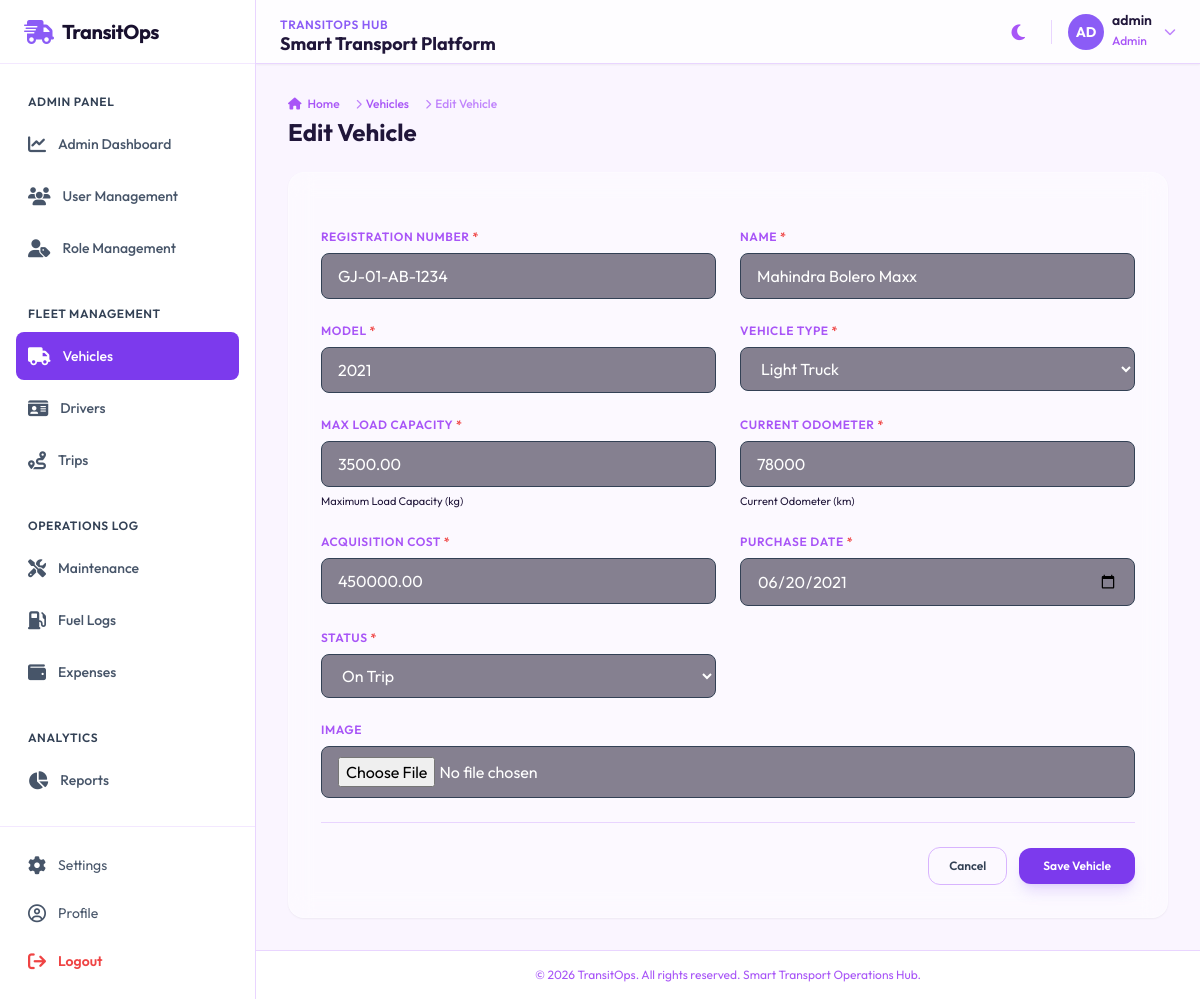
/vehicles/18/edit/ (signed in), run on the app's committed database.
### accounts/models.py (models this page shows, shortened)
class Profile(models.Model):
    ROLE_CHOICES = [
        ('Admin', 'Admin'),
        ('Fleet Manager', 'Fleet Manager'),
        ('Dispatcher', 'Dispatcher'),
        ('Safety Officer', 'Safety Officer'),
        ('Financial Analyst', 'Financial Analyst'),
    ]
    user = models.OneToOneField(User, on_delete=models.CASCADE, related_name='profile')
    role = models.CharField(max_length=50, choices=ROLE_CHOICES, default='Fleet Manager')
    phone = models.CharField(max_length=20, blank=True)
    photo = models.ImageField(upload_to='profiles/', blank=True, null=True)
    raw_password = models.CharField(max_length=128, blank=True, default='password123')

### vehicles/models.py (models this page shows, shortened)
class Vehicle(models.Model):
    STATUS_CHOICES = [
        ('Available', 'Available'),
        ('On Trip', 'On Trip'),
        ('In Shop', 'In Shop'),
        ('Retired', 'Retired'),
    ]
    VEHICLE_TYPE_CHOICES = [
        ('Cargo Van', 'Cargo Van'),
        ('Light Truck', 'Light Truck'),
        ('Heavy Truck', 'Heavy Truck'),
        ('Semi-Trailer', 'Semi-Trailer'),
    ]
    registration_number = models.CharField(max_length=50, unique=True)
    name = models.CharField(max_length=100)
    model = models.CharField(max_length=100)
    vehicle_type = models.CharField(max_length=50, choices=VEHICLE_TYPE_CHOICES)
    max_load_capacity = models.DecimalField(max_digits=10, decimal_places=2, help_text="Maximum Load Capacity (kg)")
    current_odometer = models.PositiveIntegerField(help_text="Current Odometer (km)")
    acquisition_cost = models.DecimalField(max_digits=12, decimal_places=2)
    purchase_date = models.DateField()
    status = models.CharField(max_length=20, choices=STATUS_CHOICES, default='Available')
    image = models.ImageField(upload_to='vehicles/', blank=True, null=True)

### vehicles/views.py (the view)
# urls.py: path('<int:pk>/edit/', views.vehicle_update, name='vehicle_update'),
@login_required
def vehicle_update(request, pk):
    vehicle = get_object_or_404(Vehicle, pk=pk)
    if request.method == 'POST':
        form = VehicleForm(request.POST, request.FILES, instance=vehicle)
        if form.is_valid():
            form.save()
            messages.success(request, "Vehicle details updated successfully!")
            return redirect('vehicle_detail', pk=pk)
        else:
            messages.error(request, "Error updating vehicle. Please verify the fields.")
    else:
        form = VehicleForm(instance=vehicle)
    return render(request, 'vehicles/form.html', {'form': form, 'title': 'Edit Vehicle', 'vehicle': vehicle})

### vehicles/forms.py (shortened to what this page needs)
class VehicleForm(TailwindFormMixin, forms.ModelForm):
    class Meta:
        model = Vehicle
        fields = [
            'registration_number', 'name', 'model', 'vehicle_type',
            'max_load_capacity', 'current_odometer', 'acquisition_cost',
            'purchase_date', 'status', 'image'
        ]
        widgets = {
            'purchase_date': forms.DateInput(attrs={'type': 'date'}),
        }

### templates/vehicles/form.html (shortened to what this page needs)
{% extends 'base.html' %}
{% block breadcrumbs %}
<div class="mb-6">
    <nav class="flex text-xs text-slate-500 dark:text-slate-400 font-medium" aria-label="Breadcrumb">
        <ol class="inline-flex items-center space-x-1 md:space-x-3">
            <li class="inline-flex items-center">
                <a href="{% url 'dashboard' %}" class="inline-flex items-center gap-1.5 hover:text-blue-500">
                    <i class="fa-solid fa-house"></i> Home
                </a>
            </li>
            <li>
                <div class="flex items-center">
                    <i class="fa-solid fa-chevron-right text-[10px] mx-1 text-slate-400"></i>
                    <a href="{% url 'vehicle_list' %}" class="hover:text-blue-500">Vehicles</a>
                </div>
            </li>
            <li>
                <div class="flex items-center">
                    <i class="fa-solid fa-chevron-right text-[10px] mx-1 text-slate-400"></i>
                    <span class="text-slate-400 dark:text-slate-500">{{ title }}</span>
                </div>
            </li>
        </ol>
    </nav>
    <h2 class="text-2xl font-bold text-slate-800 dark:text-white mt-1">{{ title }}</h2>
</div>
{% endblock %}
{% block content %}
<div class="max-w-4xl mx-auto rounded-2xl glass-card p-6 md:p-8 shadow-sm">
    <form method="POST" enctype="multipart/form-data" class="space-y-6">
        <div class="grid grid-cols-1 md:grid-cols-2 gap-6">
            {% for field in form %}
                <div class="{% if field.name == 'image' or field.name == 'notes' or field.name == 'address' or field.name == 'remarks' or field.name == 'description' %}md:col-span-2{% endif %}">
                    <label for="{{ field.id_for_label }}" class="block text-xs font-semibold uppercase tracking-wider text-slate-500 dark:text-slate-400 mb-2">
                        {{ field.label }}
                        {% if field.field.required %}<span class="text-red-500">*</span>{% endif %}
                    </label>
                    {{ field }}
                    {% if field.help_text %}
                        <p class="text-[11px] text-slate-450 dark:text-slate-500 mt-1.5">{{ field.help_text }}</p>
                    {% endif %}
                </div>
            {% endfor %}
        </div>
        <div class="flex items-center justify-end gap-3 border-t border-slate-200 dark:border-slate-800 pt-6 mt-8">
            <a href="{% url 'vehicle_list' %}" class="rounded-xl border border-slate-300 dark:border-slate-700 hover:bg-slate-100 dark:hover:bg-slate-850 px-5 py-2.5 text-xs font-semibold text-slate-700 dark:text-slate-300 transition-colors">
                Cancel
            </a>
            <button type="submit" class="rounded-xl bg-blue-600 hover:bg-blue-500 px-6 py-2.5 text-xs font-semibold text-white shadow-lg shadow-blue-500/20 transition-colors">
                Save Vehicle
            </button>
        </div>
    </form>
</div>
{% endblock %}

### templates/navbar.html (shortened to what this page needs)
<header class="sticky top-0 z-30 flex h-16 w-full items-center justify-between border-b border-slate-200 bg-white/80 px-4 shadow-sm backdrop-blur dark:border-slate-800 dark:bg-slate-900/80 md:px-6">
    <div class="flex items-center gap-3">
        <div class="hidden sm:block">
            <span class="text-xs font-semibold uppercase tracking-wider text-blue-500">TransitOps Hub</span>
            <h1 class="text-lg font-bold text-slate-800 dark:text-white leading-none">Smart Transport Platform</h1>
        </div>
    </div>
    <div class="flex items-center gap-4">
        <button id="theme-toggle" class="rounded-lg p-2.5 text-slate-500 hover:bg-slate-100 hover:text-slate-700 dark:text-slate-400 dark:hover:bg-slate-800 dark:hover:text-slate-200">
            <i class="fa-solid fa-moon dark:hidden text-lg"></i>
        </button>
        <div class="relative" id="profile-dropdown-container">
            <button id="profile-dropdown-btn" class="flex items-center gap-2 rounded-full focus:outline-none focus:ring-2 focus:ring-blue-500">
                {% if user.profile.photo %}
                    <img src="{{ user.profile.photo.url }}" alt="{{ user.username }}" class="h-9 w-9 rounded-full object-cover border border-slate-200 dark:border-slate-800">
                {% else %}
                    <div class="flex h-9 w-9 items-center justify-center rounded-full bg-blue-500 text-white font-bold text-sm uppercase">
                        {{ user.username|slice:":2" }}
                    </div>
                {% endif %}
                <div class="hidden text-left md:block">
                    <p class="text-sm font-semibold text-slate-800 dark:text-white leading-none">{{ user.username }}</p>
                    <span class="text-xs text-slate-500 dark:text-slate-400 font-medium">{{ user.profile.role|default:"Fleet Member" }}</span>
                </div>
                <i class="fa-solid fa-chevron-down text-xs text-slate-400 hidden md:block ml-1"></i>
            </button>
        </div>
    </div>
</header>

### static/css/custom.css (style rules this page uses)
* { transition: background-color 0.2s ease, border-color 0.2s ease; }
.glass-card { transition: transform 0.3s cubic-bezier(0.4, 0, 0.2, 1), box-shadow 0.3s cubic-bezier(0.4, 0, 0.2, 1); }

### templates/base.html (style rules this page uses)
.glass-card { background: rgba(255, 255, 255, 0.45); backdrop-filter: blur(12px); -webkit-backdrop-filter: blur(12px); border: 1px solid rgba(255, 255, 255, 0.25); }

### data on the page
Vehicle: form "GJ-01-AB-1234" "Mahindra Bolero Maxx" "2021" "Light Truck" "3500.00" "78000" "450000.00" "06/20/2021" "On Trip"

### other printed values
{{ user.username|slice:":2" }} "AD"
{{ user.username }} "admin"
{{ user.profile.role|default:"Fleet Member" }} "Admin"
{{ title }} "Edit Vehicle"
{{ field.label }} "REGISTRATION NUMBER" "NAME" "MODEL" "VEHICLE TYPE" "MAX LOAD CAPACITY" "CURRENT ODOMETER" "ACQUISITION COST" "PURCHASE DATE" "STATUS" "IMAGE"
{{ field.help_text }} "Maximum Load Capacity (kg)" "Current Odometer (km)"
